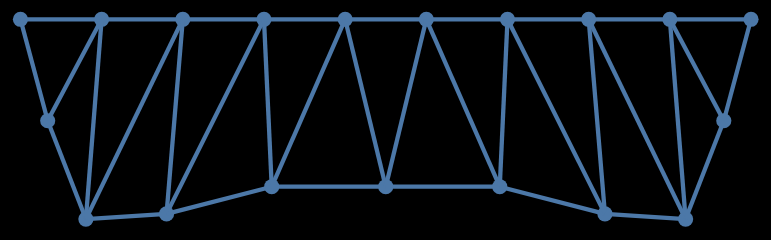

This figure's notebook cell:
### Markdown cell above
## Visualize one design

### Code cell
doeFile = "C:/Users/ewhalen/OneDrive - Massachusetts Institute of Technology/research/data/trusses/EW/v1.3/param_0_design_9_N_5.csv"
allGraphs = loadGhGraphs(doeFile, NUM_DV=1)
plotTruss(allGraphs[0], background='none', width=150, height=75, z=7, showPoints=True, pointSize=50)

### Figure 1 — Vega-Lite specification as saved in the notebook (floating-point values rounded to 4 significant figures)
{"layer": [{"data": {"name": "data-0a7107dbe9e0515362ad00b470daddad"}, "mark": "circle", "encoding": {"color": {"value": "#4C78A8"}, "opacity": {"value": 1}, "size": {"value": 50}, "x": {"type": "quantitative", "axis": null, "field": "x", "scale": {"domain": [14.29, 35.71]}}, "y": {"type": "quantitative", "axis": null, "field": "y", "scale": {"domain": [-11.23, -0.5135]}}}}, {"data": {"name": "data-a481752e2b0f4b421f81cb7a26e4ee52"}, "mark": "line", "encoding": {"color": {"value": "#4C78A8"}, "opacity": {"value": 1.0}, "size": {"value": 2.0}, "x": {"type": "quantitative", "field": "x"}, "y": {"type": "quantitative", "field": "y"}}}, {"data": {"name": "data-cf14f224743a1a72f69effe1cc1fbd19"}, "mark": "line", "encoding": {"color": {"value": "#4C78A8"}, "opacity": {"value": 1.0}, "size": {"value": 2.0}, "x": {"type": "quantitative", "field": "x"}, "y": {"type": "quantitative", "field": "y"}}}, {"data": {"name": "data-0e066166d475552e0c2bb3dbc8a2656d"}, "mark": "line", "encoding": {"color": {"value": "#4C78A8"}, "opacity": {"value": 1.0}, "size": {"value": 2.0}, "x": {"type": "quantitative", "field": "x"}, "y": {"type": "quantitative", "field": "y"}}}, {"data": {"name": "data-36de6ca2286552be56b593be9f48622a"}, "mark": "line", "encoding": {"color": {"value": "#4C78A8"}, "opacity": {"value": 1.0}, "size": {"value": 2.0}, "x": {"type": "quantitative", "field": "x"}, "y": {"type": "quantitative", "field": "y"}}}, {"data": {"name": "data-dabbcdb49183b2d5124c2ed4785e5218"}, "mark": "line", "encoding": {"color": {"value": "#4C78A8"}, "opacity": {"value": 1.0}, "size": {"value": 2.0}, "x": {"type": "quantitative", "field": "x"}, "y": {"type": "quantitative", "field": "y"}}}, {"data": {"name": "data-fa03e6a5459a8cf592e1def85a6a0f45"}, "mark": "line", "encoding": {"color": {"value": "#4C78A8"}, "opacity": {"value": 1.0}, "size": {"value": 2.0}, "x": {"type": "quantitative", "field": "x"}, "y": {"type": "quantitative", "field": "y"}}}, {"data": {"name": "data-ae9a8fd1b03504115cd8590ec7cbe86b"}, "mark": "line", "encoding": {"color": {"value": "#4C78A8"}, "opacity": {"value": 1.0}, "size": {"value": 2.0}, "x": {"type": "quantitative", "field": "x"}, "y": {"type": "quantitative", "field": "y"}}}, {"data": {"name": "data-f0374d6018ba1d902697bc2f5ad2699d"}, "mark": "line", "encoding": {"color": {"value": "#4C78A8"}, "opacity": {"value": 1.0}, "size": {"value": 2.0}, "x": {"type": "quantitative", "field": "x"}, "y": {"type": "quantitative", "field": "y"}}}, {"data": {"name": "data-3d75051498b4d9fd91d16b743f31b527"}, "mark": "line", "encoding": {"color": {"value": "#4C78A8"}, "opacity": {"value": 1.0}, "size": {"value": 2.0}, "x": {"type": "quantitative", "field": "x"}, "y": {"type": "quantitative", "field": "y"}}}, {"data": {"name": "data-04d504ac3ac47fbbfe30767ba7eb4913"}, "mark": "line", "encoding": {"color": {"value": "#4C78A8"}, "opacity": {"value": 1.0}, "size": {"value": 2.0}, "x": {"type": "quantitative", "field": "x"}, "y": {"type": "quantitative", "field": "y"}}}, {"data": {"name": "data-747b1b701b25c4c3844fd9b71840ae1b"}, "mark": "line", "encoding": {"color": {"value": "#4C78A8"}, "opacity": {"value": 1.0}, "size": {"value": 2.0}, "x": {"type": "quantitative", "field": "x"}, "y": {"type": "quantitative", "field": "y"}}}, {"data": {"name": "data-a42a3615a409ed9fba712c2088a34d3f"}, "mark": "line", "encoding": {"color": {"value": "#4C78A8"}, "opacity": {"value": 1.0}, "size": {"value": 2.0}, "x": {"type": "quantitative", "field": "x"}, "y": {"type": "quantitative", "field": "y"}}}, {"data": {"name": "data-a42cbdabd416a8592747c90196126194"}, "mark": "line", "encoding": {"color": {"value": "#4C78A8"}, "opacity": {"value": 1.0}, "size": {"value": 2.0}, "x": {"type": "quantitative", "field": "x"}, "y": {"type": "quantitative", "field": "y"}}}, {"data": {"name": "data-63d802c2388887654835d38b76291354"}, "mark": "line", "encoding": {"color": {"value": "#4C78A8"}, "opacity": {"value": 1.0}, "size": {"value": 2.0}, "x": {"type": "quantitative", "field": "x"}, "y": {"type": "quantitative", "field": "y"}}}, {"data": {"name": "data-61ed306d65c53662643ef4e901076439"}, "mark": "line", "encoding": {"color": {"value": "#4C78A8"}, "opacity": {"value": 1.0}, "size": {"value": 2.0}, "x": {"type": "quantitative", "field": "x"}, "y": {"type": "quantitative", "field": "y"}}}, {"data": {"name": "data-81800df5eff9c4731355c8a1c6dc7a78"}, "mark": "line", "encoding": {"color": {"value": "#4C78A8"}, "opacity": {"value": 1.0}, "size": {"value": 2.0}, "x": {"type": "quantitative", "field": "x"}, "y": {"type": "quantitative", "field": "y"}}}, {"data": {"name": "data-fb1184097d8fcd8307f610732ebd579b"}, "mark": "line", "encoding": {"color": {"value": "#4C78A8"}, "opacity": {"value": 1.0}, "size": {"value": 2.0}, "x": {"type": "quantitative", "field": "x"}, "y": {"type": "quantitative", "field": "y"}}}, {"data": {"name": "data-e6d3977a1cc842c0d70e08bc083c9123"}, "mark": "line", "encoding": {"color": {"value": "#4C78A8"}, "opacity": {"value": 1.0}, "size": {"value": 2.0}, "x": {"type": "quantitative", "field": "x"}, "y": {"type": "quantitative", "field": "y"}}}, {"data": {"name": "data-b92e26d20661d470cd7d46652c15be83"}, "mark": "line", "encoding": {"color": {"value": "#4C78A8"}, "opacity": {"value": 1.0}, "size": {"value": 2.0}, "x": {"type": "quantitative", "field": "x"}, "y": {"type": "quantitative", "field": "y"}}}, {"data": {"name": "data-b95a22b123b0201e32b2380e3c2c5885"}, "mark": "line", "encoding": {"color": {"value": "#4C78A8"}, "opacity": {"value": 1.0}, "size": {"value": 2.0}, "x": {"type": "quantitative", "field": "x"}, "y": {"type": "quantitative", "field": "y"}}}, {"data": {"name": "data-6f717e168779a64663527ec13f35eb5b"}, "mark": "line", "encoding": {"color": {"value": "#4C78A8"}, "opacity": {"value": 1.0}, "size": {"value": 2.0}, "x": {"type": "quantitative", "field": "x"}, "y": {"type": "quantitative", "field": "y"}}}, {"data": {"name": "data-b5f1273dba8734ac7fc8c84cc581e32d"}, "mark": "line", "encoding": {"color": {"value": "#4C78A8"}, "opacity": {"value": 1.0}, "size": {"value": 2.0}, "x": {"type": "quantitative", "field": "x"}, "y": {"type": "quantitative", "field": "y"}}}, {"data": {"name": "data-4a6086802039832b2458a170a741929c"}, "mark": "line", "encoding": {"color": {"value": "#4C78A8"}, "opacity": {"value": 1.0}, "size": {"value": 2.0}, "x": {"type": "quantitative", "field": "x"}, "y": {"type": "quantitative", "field": "y"}}}, {"data": {"name": "data-f6071cd7765227dd2192dc0fb7d20ba5"}, "mark": "line", "encoding": {"color": {"value": "#4C78A8"}, "opacity": {"value": 1.0}, "size": {"value": 2.0}, "x": {"type": "quantitative", "field": "x"}, "y": {"type": "quantitative", "field": "y"}}}, {"data": {"name": "data-2e96964b22d66bb9b083cfb2e1e61ec4"}, "mark": "line", "encoding": {"color": {"value": "#4C78A8"}, "opacity": {"value": 1.0}, "size": {"value": 2.0}, "x": {"type": "quantitative", "field": "x"}, "y": {"type": "quantitative", "field": "y"}}}, {"data": {"name": "data-dd65b2ab8878677db0fe782a9128d2bf"}, "mark": "line", "encoding": {"color": {"value": "#4C78A8"}, "opacity": {"value": 1.0}, "size": {"value": 2.0}, "x": {"type": "quantitative", "field": "x"}, "y": {"type": "quantitative", "field": "y"}}}, {"data": {"name": "data-639f3fe22f3a902200a1d9eaa3513cb7"}, "mark": "line", "encoding": {"color": {"value": "#4C78A8"}, "opacity": {"value": 1.0}, "size": {"value": 2.0}, "x": {"type": "quantitative", "field": "x"}, "y": {"type": "quantitative", "field": "y"}}}, {"data": {"name": "data-4d4c1e34cefb672a46ae1b261d77e6eb"}, "mark": "line", "encoding": {"color": {"value": "#4C78A8"}, "opacity": {"value": 1.0}, "size": {"value": 2.0}, "x": {"type": "quantitative", "field": "x"}, "y": {"type": "quantitative", "field": "y"}}}, {"data": {"name": "data-0ff8278cf8da1268995c85ed11eefb6d"}, "mark": "line", "encoding": {"color": {"value": "#4C78A8"}, "opacity": {"value": 1.0}, "size": {"value": 2.0}, "x": {"type": "quantitative", "field": "x"}, "y": {"type": "quantitative", "field": "y"}}}, {"data": {"name": "data-c84ef2ec0763dc295c2f7e454cf65000"}, "mark": "line", "encoding": {"color": {"value": "#4C78A8"}, "opacity": {"value": 1.0}, "size": {"value": 2.0}, "x": {"type": "quantitative", "field": "x"}, "y": {"type": "quantitative", "field": "y"}}}, {"data": {"name": "data-0e438a345954a0b807744bf5119509d1"}, "mark": "line", "encoding": {"color": {"value": "#4C78A8"}, "opacity": {"value": 1.0}, "size": {"value": 2.0}, "x": {"type": "quantitative", "field": "x"}, "y": {"type": "quantitative", "field": "y"}}}, {"data": {"name": "data-b3da0e8e07eca75ba9de9f10d147ec81"}, "mark": "line", "encoding": {"color": {"value": "#4C78A8"}, "opacity": {"value": 1.0}, "size": {"value": 2.0}, "x": {"type": "quantitative", "field": "x"}, "y": {"type": "quantitative", "field": "y"}}}, {"data": {"name": "data-f364e46e68a7f80c4ddbd6fab5620ba3"}, "mark": "line", "encoding": {"color": {"value": "#4C78A8"}, "opacity": {"value": 1.0}, "size": {"value": 2.0}, "x": {"type": "quantitative", "field": "x"}, "y": {"type": "quantitative", "field": "y"}}}, {"data": {"name": "data-434e66340e039244dc5eb65217e5016b"}, "mark": "line", "encoding": {"color": {"value": "#4C78A8"}, "opacity": {"value": 1.0}, "size": {"value": 2.0}, "x": {"type": "quantitative", "field": "x"}, "y": {"type": "quantitative", "field": "y"}}}, {"data": {"name": "data-3c6762b57668f9d0e880c3c6a1ccb457"}, "mark": "line", "encoding": {"color": {"value": "#4C78A8"}, "opacity": {"value": 1.0}, "size": {"value": 2.0}, "x": {"type": "quantitative", "field": "x"}, "y": {"type": "quantitative", "field": "y"}}}], "background": "none", "config": {"view": {"strokeOpacity": 0}}, "height": 75, "width": 150, "$schema": "https://vega.github.io/schema/vega-lite/v4.8.1.json", "datasets": {"data-0a7107dbe9e0515362ad00b470daddad": [{"x": 0.0, "y": 0.0}, {"x": 1.864, "y": -7.576}, {"x": 4.477, "y": -14.92}, {"x": 5.556, "y": 0.0}, {"x": 9.998, "y": -14.53}, {"x": 11.11, "y": 0.0}, {"x": 16.67, "y": 0.0}, {"x": 17.2, "y": -12.5}, {"x": 22.22, "y": 0.0}, {"x": 25.0, "y": -12.5}, {"x": 27.78, "y": 0.0}, {"x": 32.8, "y": -12.5}, {"x": 33.33, "y": 0.0}, {"x": 38.89, "y": 0.0}, {"x": 40.0, "y": -14.53}, {"x": 44.44, "y": 0.0}, {"x": 45.52, "y": -14.92}, {"x": 48.14, "y": -7.576}, {"x": 50.0, "y": 0.0}], "data-a481752e2b0f4b421f81cb7a26e4ee52": [{"x": 0.0, "y": 0.0}, {"x": 1.864, "y": -7.576}], "data-cf14f224743a1a72f69effe1cc1fbd19": [{"x": 0.0, "y": 0.0}, {"x": 5.556, "y": 0.0}], "data-0e066166d475552e0c2bb3dbc8a2656d": [{"x": 1.864, "y": -7.576}, {"x": 4.477, "y": -14.92}], "data-36de6ca2286552be56b593be9f48622a": [{"x": 1.864, "y": -7.576}, {"x": 5.556, "y": 0.0}], "data-dabbcdb49183b2d5124c2ed4785e5218": [{"x": 4.477, "y": -14.92}, {"x": 5.556, "y": 0.0}], "data-fa03e6a5459a8cf592e1def85a6a0f45": [{"x": 4.477, "y": -14.92}, {"x": 9.998, "y": -14.53}], "data-ae9a8fd1b03504115cd8590ec7cbe86b": [{"x": 4.477, "y": -14.92}, {"x": 11.11, "y": 0.0}], "data-f0374d6018ba1d902697bc2f5ad2699d": [{"x": 5.556, "y": 0.0}, {"x": 11.11, "y": 0.0}], "data-3d75051498b4d9fd91d16b743f31b527": [{"x": 9.998, "y": -14.53}, {"x": 11.11, "y": 0.0}], "data-04d504ac3ac47fbbfe30767ba7eb4913": [{"x": 9.998, "y": -14.53}, {"x": 16.67, "y": 0.0}], "data-747b1b701b25c4c3844fd9b71840ae1b": [{"x": 9.998, "y": -14.53}, {"x": 17.2, "y": -12.5}], "data-a42a3615a409ed9fba712c2088a34d3f": [{"x": 11.11, "y": 0.0}, {"x": 16.67, "y": 0.0}], "data-a42cbdabd416a8592747c90196126194": [{"x": 16.67, "y": 0.0}, {"x": 17.2, "y": -12.5}], "data-63d802c2388887654835d38b76291354": [{"x": 16.67, "y": 0.0}, {"x": 22.22, "y": 0.0}], "data-61ed306d65c53662643ef4e901076439": [{"x": 17.2, "y": -12.5}, {"x": 22.22, "y": 0.0}], "data-81800df5eff9c4731355c8a1c6dc7a78": [{"x": 17.2, "y": -12.5}, {"x": 25.0, "y": -12.5}], "data-fb1184097d8fcd8307f610732ebd579b": [{"x": 22.22, "y": 0.0}, {"x": 25.0, "y": -12.5}], "data-e6d3977a1cc842c0d70e08bc083c9123": [{"x": 22.22, "y": 0.0}, {"x": 27.78, "y": 0.0}], "data-b92e26d20661d470cd7d46652c15be83": [{"x": 25.0, "y": -12.5}, {"x": 27.78, "y": 0.0}], "data-b95a22b123b0201e32b2380e3c2c5885": [{"x": 25.0, "y": -12.5}, {"x": 32.8, "y": -12.5}], "data-6f717e168779a64663527ec13f35eb5b": [{"x": 27.78, "y": 0.0}, {"x": 32.8, "y": -12.5}], "data-b5f1273dba8734ac7fc8c84cc581e32d": [{"x": 27.78, "y": 0.0}, {"x": 33.33, "y": 0.0}], "data-4a6086802039832b2458a170a741929c": [{"x": 32.8, "y": -12.5}, {"x": 33.33, "y": 0.0}], "data-f6071cd7765227dd2192dc0fb7d20ba5": [{"x": 32.8, "y": -12.5}, {"x": 40.0, "y": -14.53}], "data-2e96964b22d66bb9b083cfb2e1e61ec4": [{"x": 33.33, "y": 0.0}, {"x": 38.89, "y": 0.0}], "data-dd65b2ab8878677db0fe782a9128d2bf": [{"x": 33.33, "y": 0.0}, {"x": 40.0, "y": -14.53}], "data-639f3fe22f3a902200a1d9eaa3513cb7": [{"x": 38.89, "y": 0.0}, {"x": 40.0, "y": -14.53}], "data-4d4c1e34cefb672a46ae1b261d77e6eb": [{"x": 38.89, "y": 0.0}, {"x": 44.44, "y": 0.0}], "data-0ff8278cf8da1268995c85ed11eefb6d": [{"x": 38.89, "y": 0.0}, {"x": 45.52, "y": -14.92}], "data-c84ef2ec0763dc295c2f7e454cf65000": [{"x": 40.0, "y": -14.53}, {"x": 45.52, "y": -14.92}], "data-0e438a345954a0b807744bf5119509d1": [{"x": 44.44, "y": 0.0}, {"x": 45.52, "y": -14.92}], "data-b3da0e8e07eca75ba9de9f10d147ec81": [{"x": 44.44, "y": 0.0}, {"x": 48.14, "y": -7.576}], "data-f364e46e68a7f80c4ddbd6fab5620ba3": [{"x": 44.44, "y": 0.0}, {"x": 50.0, "y": 0.0}], "data-434e66340e039244dc5eb65217e5016b": [{"x": 45.52, "y": -14.92}, {"x": 48.14, "y": -7.576}], "data-3c6762b57668f9d0e880c3c6a1ccb457": [{"x": 48.14, "y": -7.576}, {"x": 50.0, "y": 0.0}]}}
